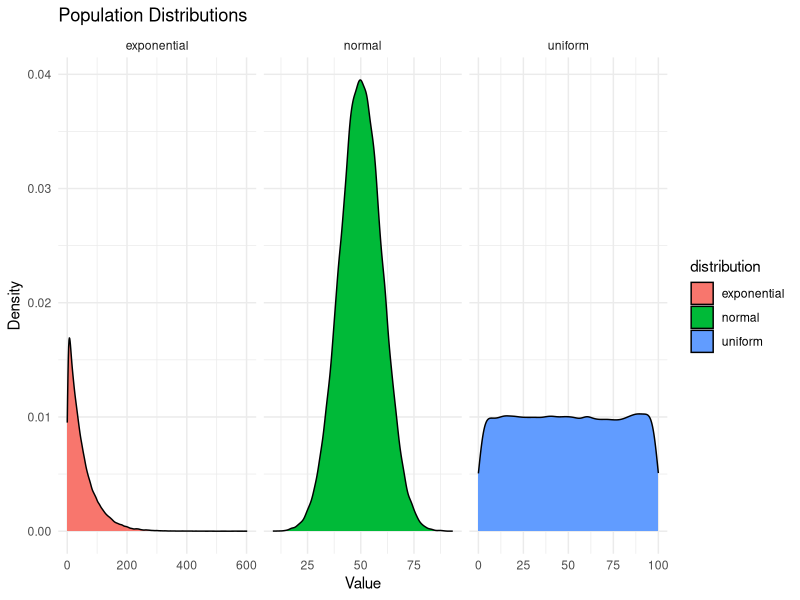
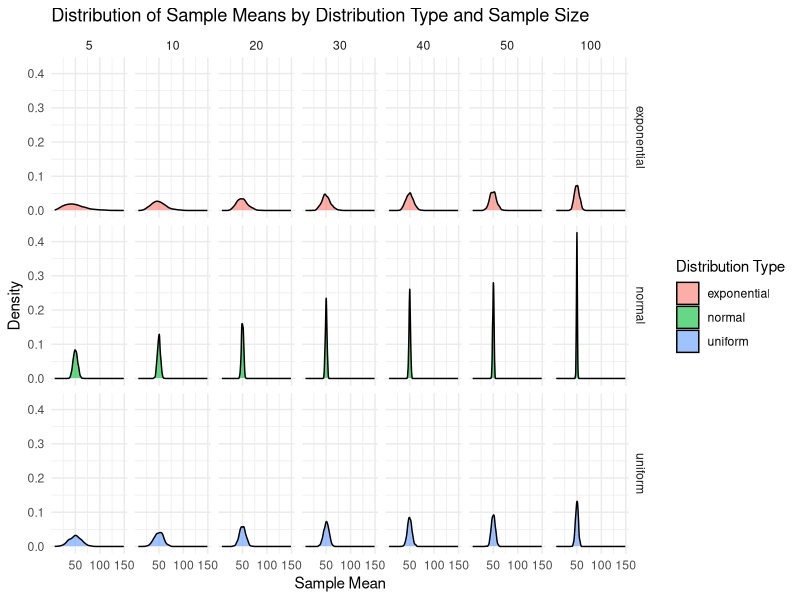

These charts were generated, in order, by the following R code:
## ---- chunk 1
# Check if tidyverse is installed and install it if not
if (!requireNamespace("tidyverse", quietly = TRUE)) {
  install.packages("tidyverse")
}

# Load the tidyverse package
library(tidyverse)
## ---- chunk 2
# Set seed for reproducibility
set.seed(123)
## ---- chunk 3
# Define the population size
population_size <- 100000
## ---- chunk 4
# Generate populations
populations <- tibble(
  normal = rnorm(population_size, mean = 50, sd = 10),
  uniform = runif(population_size, min = 0, max = 100),
  exponential = rexp(population_size, rate = 0.02)
)
## ---- chunk 5
head(populations)
## ---- chunk 6
# Reshape for plotting
populations_long <- populations %>%
  pivot_longer(cols = everything(), names_to = "distribution", values_to = "value")
## ---- chunk 7
head(populations_long)
## ---- chunk 8
# Plot the populations using kernel density plots
ggplot(populations_long, aes(x = value, fill = distribution)) +
  geom_density() +
  facet_wrap(~ distribution, scales = "free_x") +
  labs(title = "Population Distributions", x = "Value", y = "Density") +
  theme_minimal()
## ---- chunk 9
# Function to take samples and compute means
sample_means <- function(population, sample_size) {
  replicate(1000, mean(sample(population, sample_size)))
}
## ---- chunk 10
# Sample sizes for more intervals
sample_sizes <- c(5, 10, 20, 30, 40, 50, 100)
## ---- chunk 11
# Generate sample means data
sample_means_data <- map_df(sample_sizes, function(size) {
  map_df(populations, sample_means, sample_size = size)
}) %>%
  pivot_longer(cols = everything(), names_to = "distribution", values_to = "value") %>%
  mutate(size = factor(rep(sample_sizes, each = 3000), levels = sample_sizes))
## ---- chunk 12
# Plotting the distributions of sample means using kernel density plots
# Faceted by both distribution type and sample size
ggplot(sample_means_data, aes(x = value, fill = distribution)) +
  geom_density(alpha = 0.6) +
  facet_grid(distribution ~ size) +
  labs(title = "Distribution of Sample Means by Distribution Type and Sample Size",
       x = "Sample Mean",
       y = "Density") +
  theme_minimal() +
  guides(fill = guide_legend(title = "Distribution Type"))
